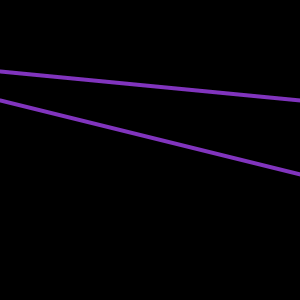
Frame 1 (no input)
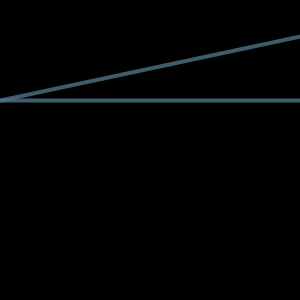
Frame 2 (the mouse pressed at the canvas centre, redrawn once)

The Processing sketch that drew these frames (run headless with seeded random() and noise(); the mouse was pressed at the canvas centre and the sketch redrawn once):

// Processing sketch: processing_10592
// ── processing_10592.pde

/**
 * Loop. 
 * 
 * The loop() function causes draw() to execute
 * continuously. If noLoop is called in setup()
 * the draw() is only executed once. In this example
 * click the mouse to execute loop(), which will
 * cause the draw() the execute continuously. 
 */
 
// The statements in the setup() function 
// execute once when the program begins
void setup() 
{

  size(300, 300);  // Size should be the first statement
  
  strokeWeight(4);
  smooth();
  background(0);
  noLoop();
}

float y = 100;

// The statements in draw() are run until the 
// program is stopped. Each statement is run in 
// sequence and after the last line is read, the first 
// line is run again.

void draw() 
{ 
  background(0); 
  stroke( random(255), random(255), random(255), 200 ); 
  
  line(0, random (0,300), width, y);  
  line(0, y, width, random (20,200)); 
  

} 

void mousePressed() 
{
  loop();
}
